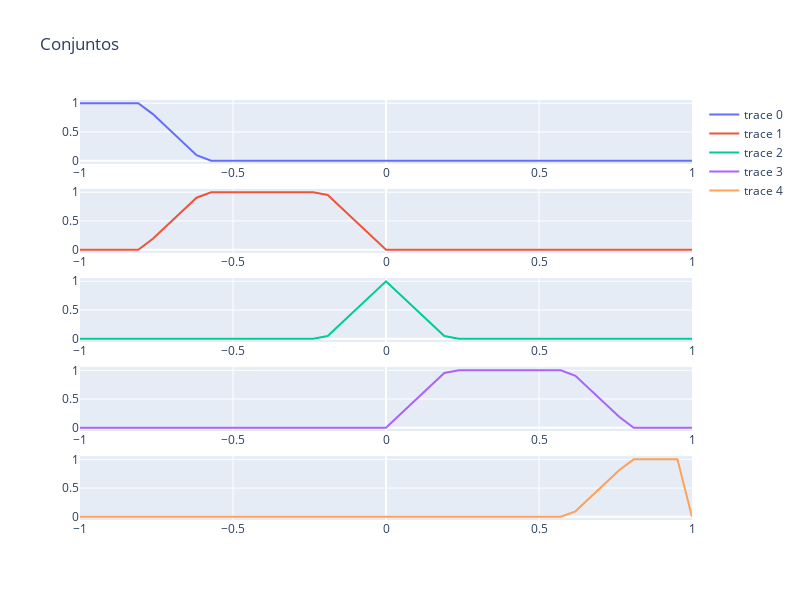

Notebook source saved alongside this figure:
### Markdown cell above
# a) Gráfico de los conjuntos

### Code cell
fig = make_subplots(rows=len(conjuntos), cols=1)

for i, c in enumerate(conjuntos):
    # print(i)
    fig.add_trace(graficar_conjunto_difuso(interfaz_difusion, c), row = i+1, col = 1)
    # graficar_conjunto_difuso(interfaz_difusion, c).show()
    # break

fig.update_layout(height=600, width=800, title_text="Conjuntos")
fig.show()
